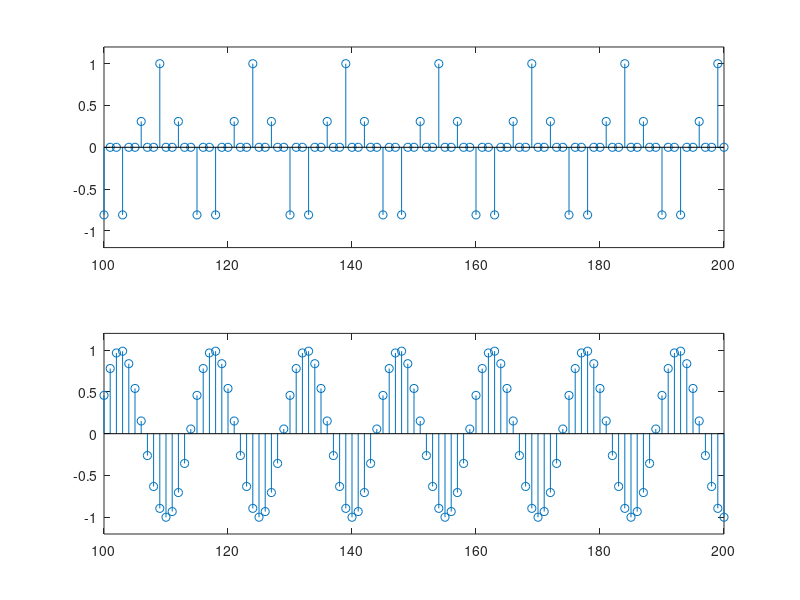

Source code (MATLAB):
function exe2_4()
t = 0 : 0.001 : 1;
f = 200;
x = cos(2 * pi * f * t(100:200));
y = upsample(x,3)
subplot(211);stem(y);axis([100 200 -1.2 1.2]);
% passband edge of 0.4, a stopband edge of 0.5, a passband
% ripple of 0.1 dB, and a stopband attenuation of 40 dB
[N, Wn] = buttord(0.4, 0.5, 0.1, 40);
% Obtain the filter coefficients for a lowpass filter with
% a cutoff frequency of 0.4
[b,a] = butter(N,Wn,'low');
% pass the signal x through the filter defined by the
% coefficients in b and a
xuf = 3*filter(b,a,y);
subplot(212);stem(xuf);axis([100 200 -1.2 1.2]);